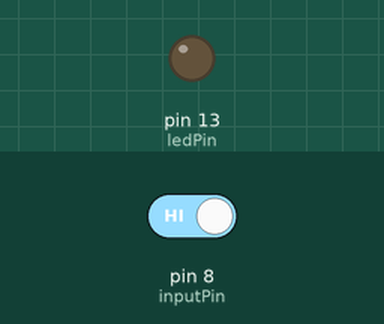
The sketch below on a simulated Arduino Uno, built with avr-gcc and run on an emulated ATmega328P. On the bench: output pins drawn as LEDs (lit = HIGH). Inputs (shaded band) come from the test bench; at power-on: pin 8 (inputPin) HIGH.

Above: at 10.8 s.
10.9 s: pin 8 (inputPin) driven LOW
At 15.5 s:
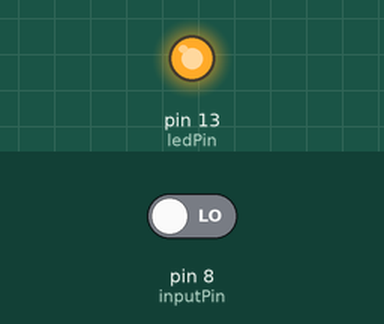
16.9 s: pin 8 (inputPin) driven HIGH
At 20.5 s:
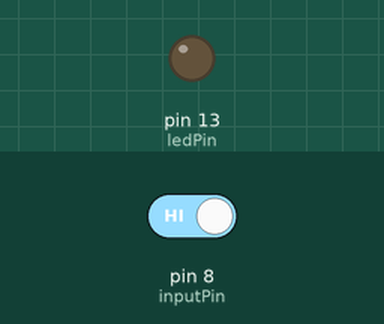
Timing chart, 0 to 22.0 s (numbered marks = the images above; inputs shaded):
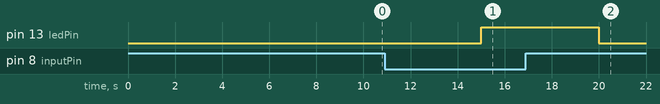

Measured:
- after the input at 10.9 s, pin 13 (ledPin): LOW → HIGH after 4.1 s
- after the input at 16.9 s, pin 13 (ledPin): HIGH → LOW after 3.1 s

The sketch:

Task4_digitalread_LED_withdelay.ino
```cpp
// ME381 ROBOTICS: Experiment 1
// Task4: Digital Read
// Connect pin 8 to GND. Disconnect and connect it again with delay of roughly more than 5 seconds. Observe LED at pin 13.


const int ledPin = LED_BUILTIN; // Built-in LED pin (usually pin 13 on most boards)
const int inputPin = 8;         // Input pin (pin 8)

void setup() {
  pinMode(ledPin, OUTPUT);     // Set the LED pin as an output
  pinMode(inputPin, INPUT_PULLUP);    // Set the input pin as an input
}

void loop() {
  int pinState = digitalRead(inputPin); // Read the state of the input pin

  if (pinState == LOW) {
    digitalWrite(ledPin, HIGH); // Turn on the LED
  } else {
    digitalWrite(ledPin, LOW);  // Turn off the LED
  }

  delay(5000);
}
```
